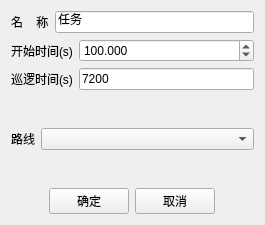
<?xml version="1.0" encoding="UTF-8"?>
<ui version="4.0">
 <class>ByyPatrolRouteTaskWidget</class>
 <widget class="QWidget" name="ByyPatrolRouteTaskWidget">
  <property name="geometry">
   <rect>
    <x>0</x>
    <y>0</y>
    <width>265</width>
    <height>225</height>
   </rect>
  </property>
  <property name="windowTitle">
   <string>沿路线巡逻</string>
  </property>
  <layout class="QVBoxLayout" name="verticalLayout">
   <item>
    <layout class="QHBoxLayout" name="horizontalLayout_5">
     <item>
      <widget class="QLabel" name="nameLabel">
       <property name="text">
        <string>名    称</string>
       </property>
      </widget>
     </item>
     <item>
      <widget class="QLineEdit" name="nameEdit">
       <property name="text">
        <string>任务</string>
       </property>
      </widget>
     </item>
    </layout>
   </item>
   <item>
    <layout class="QHBoxLayout" name="horizontalLayout_6">
     <item>
      <widget class="QLabel" name="startTimeLabel">
       <property name="text">
        <string>开始时间(s)</string>
       </property>
      </widget>
     </item>
     <item>
      <widget class="QDoubleSpinBox" name="startTimeSpinBox">
       <property name="sizePolicy">
        <sizepolicy hsizetype="Expanding" vsizetype="Fixed">
         <horstretch>0</horstretch>
         <verstretch>0</verstretch>
        </sizepolicy>
       </property>
       <property name="decimals">
        <number>3</number>
       </property>
       <property name="maximum">
        <double>99999.990000000005239</double>
       </property>
       <property name="singleStep">
        <double>0.000000000000000</double>
       </property>
       <property name="value">
        <double>100.000000000000000</double>
       </property>
      </widget>
     </item>
    </layout>
   </item>
   <item>
    <layout class="QHBoxLayout" name="horizontalLayout_7">
     <item>
      <widget class="QLabel" name="nameLabel_2">
       <property name="text">
        <string>巡逻时间(s)</string>
       </property>
      </widget>
     </item>
     <item>
      <widget class="QLineEdit" name="patrolTimeEdit">
       <property name="text">
        <string>7200</string>
       </property>
      </widget>
     </item>
    </layout>
   </item>
   <item>
    <spacer name="verticalSpacer">
     <property name="orientation">
      <enum>Qt::Vertical</enum>
     </property>
     <property name="sizeHint" stdset="0">
      <size>
       <width>20</width>
       <height>26</height>
      </size>
     </property>
    </spacer>
   </item>
   <item>
    <layout class="QHBoxLayout" name="horizontalLayout">
     <item>
      <widget class="QLabel" name="label">
       <property name="text">
        <string>路线</string>
       </property>
      </widget>
     </item>
     <item>
      <widget class="QComboBox" name="comboBox">
       <property name="sizePolicy">
        <sizepolicy hsizetype="Expanding" vsizetype="Fixed">
         <horstretch>0</horstretch>
         <verstretch>0</verstretch>
        </sizepolicy>
       </property>
      </widget>
     </item>
    </layout>
   </item>
   <item>
    <spacer name="verticalSpacer_2">
     <property name="orientation">
      <enum>Qt::Vertical</enum>
     </property>
     <property name="sizeHint" stdset="0">
      <size>
       <width>20</width>
       <height>26</height>
      </size>
     </property>
    </spacer>
   </item>
   <item>
    <layout class="QHBoxLayout" name="horizontalLayout_4">
     <item>
      <spacer name="horizontalSpacer">
       <property name="orientation">
        <enum>Qt::Horizontal</enum>
       </property>
       <property name="sizeHint" stdset="0">
        <size>
         <width>40</width>
         <height>20</height>
        </size>
       </property>
      </spacer>
     </item>
     <item>
      <widget class="QPushButton" name="pushButton">
       <property name="text">
        <string>确定</string>
       </property>
      </widget>
     </item>
     <item>
      <widget class="QPushButton" name="pushButton_2">
       <property name="text">
        <string>取消</string>
       </property>
      </widget>
     </item>
     <item>
      <spacer name="horizontalSpacer_2">
       <property name="orientation">
        <enum>Qt::Horizontal</enum>
       </property>
       <property name="sizeHint" stdset="0">
        <size>
         <width>40</width>
         <height>20</height>
        </size>
       </property>
      </spacer>
     </item>
    </layout>
   </item>
  </layout>
 </widget>
 <layoutdefault spacing="6" margin="11"/>
 <resources/>
 <connections/>
</ui>
